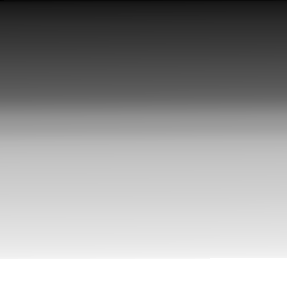
#> input picture tp1/material/parte2/img1_tp.png, 287 x 288 px, found by its file name
$ python main.py
#> lines starting #> are read from the running program, lines starting #| are printed output that depends on the picture
### tp1/solucion/parte_2/util.py
import cv2
import os
import numpy as np
from enum import Enum
import matplotlib.pyplot as plt


class LoadMode(Enum):
    RGB = "rgb"
    BGR = "bgr"
    GRAY = "gray"
    UNCHANGED = "unchanged"


def load_image_cv2(image_path: str, mode: LoadMode = LoadMode.GRAY) -> np.ndarray:
#> called with image_path = 'material/parte2/img1_tp.png'
    if not os.path.exists(image_path):
        raise FileNotFoundError(f"Imagen no encontrada en: {image_path}")

    modos = {
        LoadMode.RGB: cv2.IMREAD_COLOR,
        LoadMode.BGR: cv2.IMREAD_COLOR,
        LoadMode.GRAY: cv2.IMREAD_GRAYSCALE,
        LoadMode.UNCHANGED: cv2.IMREAD_UNCHANGED,
    }
    flag = modos.get(mode)
    image = cv2.imread(image_path, flag)
#> image is the input picture: shape (288, 287); min 2, max 255, mean 154.8
    if mode == LoadMode.RGB:
        image = cv2.cvtColor(image, cv2.COLOR_BGR2RGB)

    return image


def read_image_cv2(image: np.ndarray, window_title: str = "Imagen") -> None:
    cv2.imshow(window_title, image)
    cv2.waitKey(0)
    cv2.destroyAllWindows()


def make_hist(image: np.ndarray, bins: int = 10) -> plt.Figure:
    """
    Genera un histograma de intensidad para una imagen en escala de grises o RGB.

    Parámetros
    ----------
    image : np.ndarray
        Imagen en escala de grises (2D) o RGB (3D con 3 canales).
    bins : int
        Número de bins del histograma.

    Retorna
    -------
    plt.Figure
        Figura de matplotlib con el histograma.
    """
    fig, ax = plt.subplots(figsize=(6, 4))

    if image.ndim == 2:
        # Escala de grises
        ax.hist(image.ravel(), bins=bins, color="gray", alpha=0.7)
        ax.set_title(f"Histograma (Grises) - {bins} bins")
    elif image.ndim == 3 and image.shape[2] == 3:
        # RGB
        colors = ("red", "green", "blue")
        for i, color in enumerate(colors):
            ax.hist(
                image[:, :, i].ravel(), bins=bins, color=color, alpha=0.5, label=color
            )
        ax.set_title(f"Histograma (RGB) - {bins} bins")
        ax.legend()
    else:
        raise ValueError("Imagen debe ser en escala de grises o RGB")

    ax.set_xlabel("Intensidad")
    ax.set_ylabel("Frecuencia")
    ax.grid(True)
    return fig


def make_multiple_hist(
    image: np.ndarray, bins_list: list[int], output_dir: str
) -> None:
    """
    Genera y guarda múltiples histogramas de una imagen, variando el número de bins.

    Parámetros
    ----------
    image : np.ndarray
        Imagen de entrada (grises o RGB).
    bins_list : list[int]
        Lista con la cantidad de bins para cada histograma.
    output_dir : str
        Carpeta donde se guardarán las imágenes de los histogramas.
    """
#> called with output_dir = 'material/parte2/solucion/histograms'
    os.makedirs(output_dir, exist_ok=True)

    for bins in bins_list:
        fig = make_hist(image, bins=bins)
        save_path = os.path.join(output_dir, f"hist_{bins}_bins.png")
        fig.savefig(save_path)
        plt.close(fig)
#> this loop made 3 passes
#> pass 1, in make_multiple_hist, `fig.savefig(save_path)`:
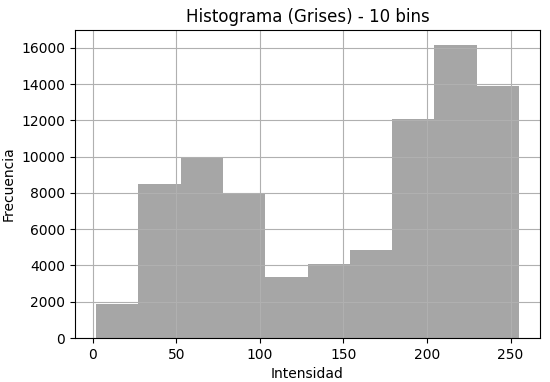
#> figure drawn by matplotlib, 1 panel; tallest bar 16168 high, from x = 204.4 to 229.7
#> pass 2, in make_multiple_hist, `fig.savefig(save_path)`:
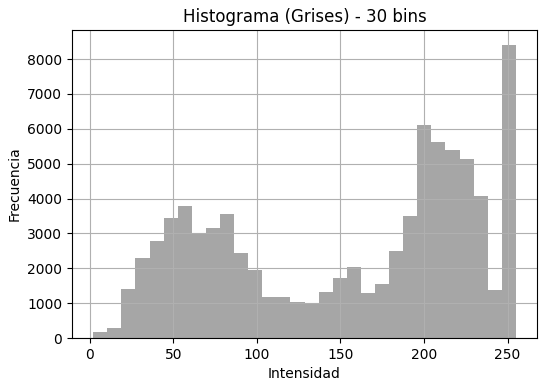
#> figure drawn by matplotlib, 1 panel; tallest bar 8415 high, from x = 246.6 to 255

### tp1/solucion/parte_2/main.py
from util import load_image_cv2,read_image_cv2,make_multiple_hist,LoadMode


path = "material/parte2/img1_tp.png"

image_gray = load_image_cv2(path,mode=LoadMode.GRAY)
read_image_cv2(image_gray,"imagen gris")

make_multiple_hist(image_gray, bins_list=[10, 30, 60], output_dir="material/parte2/solucion/histograms")

$ run again, with tp1/material/parte2/segmentacion.png copied over tp1/material/parte2/img1_tp.png
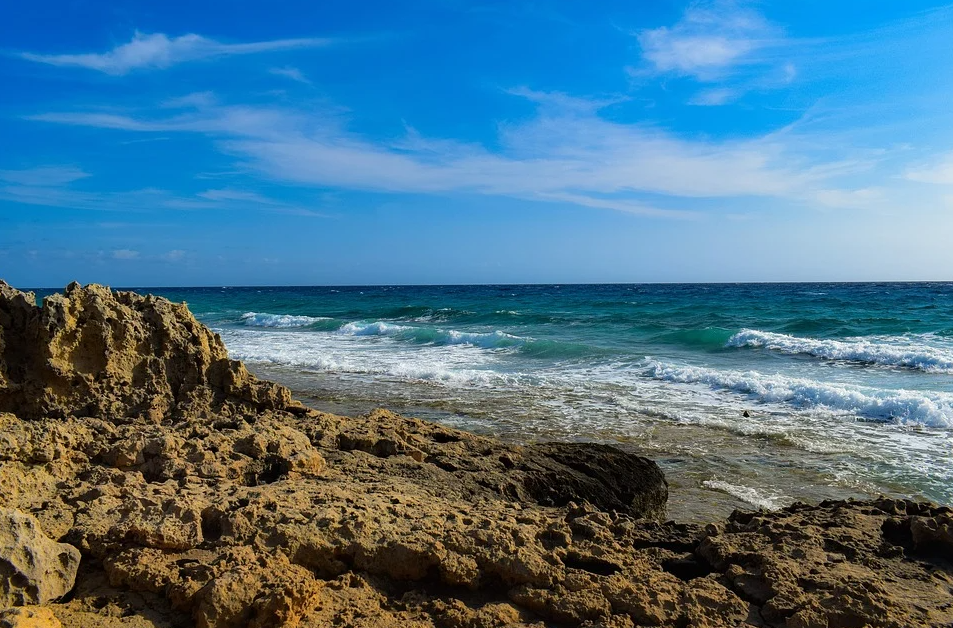
#> input picture tp1/material/parte2/segmentacion.png, 953 x 628 px, found by its file name
#> in load_image_cv2, `image = cv2.imread(image_path, flag)`:
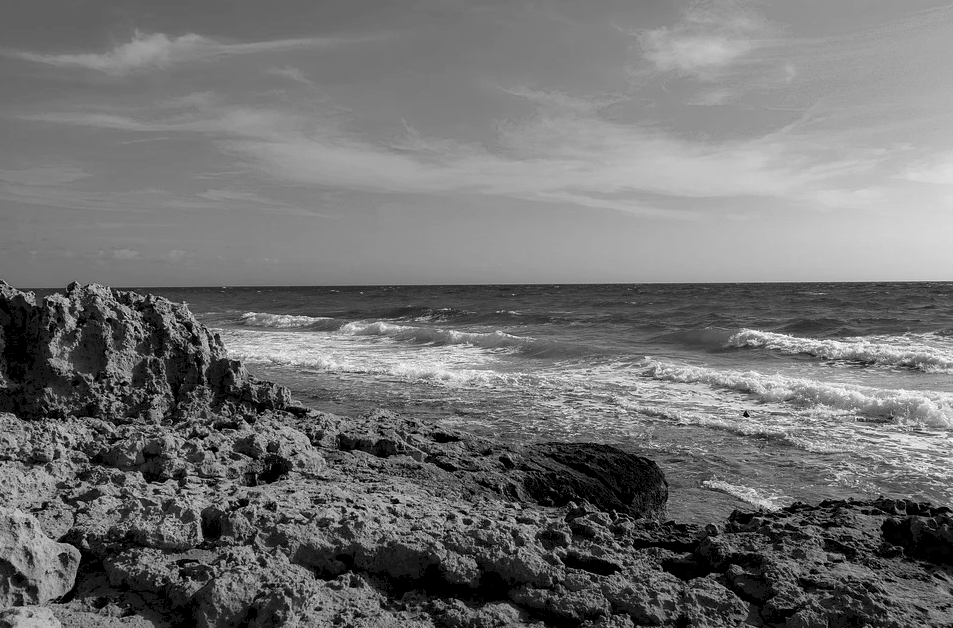
#> image: shape (628, 953); min 0, max 254, mean 113.6
#> the loop in make_multiple_hist, `for bins in bins_list:` made 3 passes
#> pass 2, in make_multiple_hist, `fig.savefig(save_path)`:
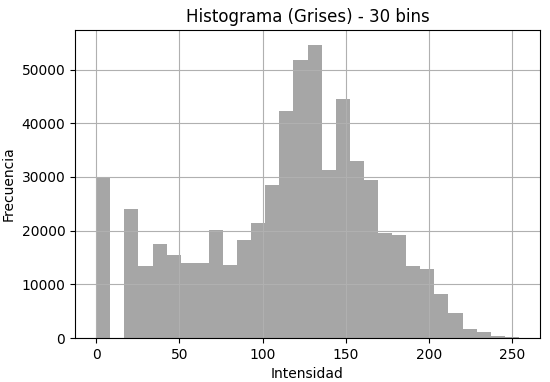
#> figure drawn by matplotlib, 1 panel; tallest bar 54627 high, from x = 127 to 135.5
